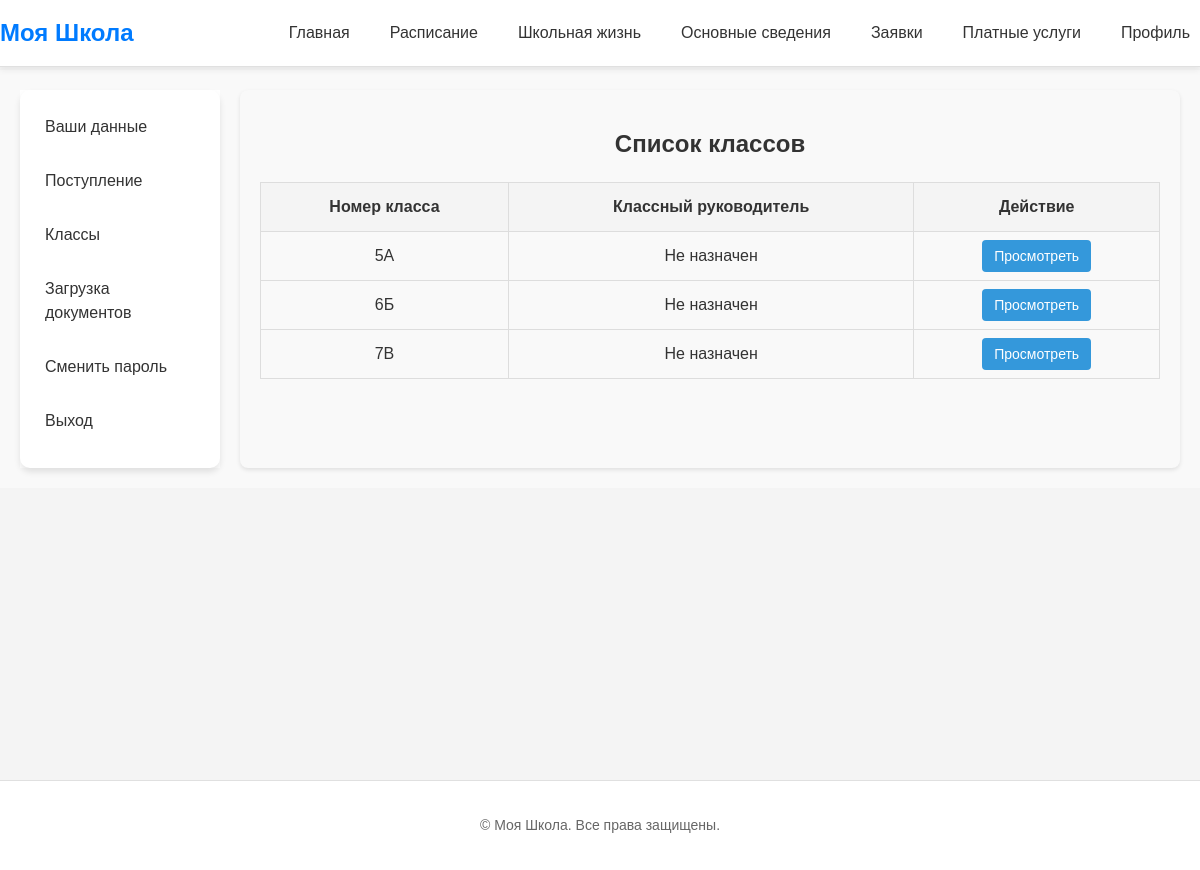
Screenshot of /profile/classroom/ (signed in) with the database file from the repository.
### school/models.py (models this page shows, shortened)
class Class(models.Model):
    name = models.CharField(max_length=10, verbose_name="Класс")
    teacher = models.ForeignKey(
        'Teacher', on_delete=models.SET_NULL, verbose_name="Классный руководитель", blank=True, null=True
    )
    max_students = models.PositiveIntegerField(default=25, verbose_name="Максимальное количество студентов")

### school/views.py (the view)
# urls.py: path('profile/classroom/', views.classroom_list, name='classroom_list'),
@login_required
def classroom_list(request):
    role = access_role(request)[1]
    classrooms = Class.objects.all()
    return render(request, 'profile/classroom_list.html',
                  {'classrooms': classrooms, 'role': role})

### school/views.py (called while the page is built)
def access_role(request):
    if request.user.groups.filter(name='Teachers').exists():
        profile = Teacher.objects.get(user=request.user)
        role = 'Teacher'
    elif request.user.groups.filter(name='Directors').exists():
        profile = Teacher.objects.get(user=request.user)
        role = 'Director'
    elif request.user.groups.filter(name='Managements').exists():
        profile = Teacher.objects.get(user=request.user)
        role = 'Management'
    elif request.user.groups.filter(name='Students').exists():
        profile = Student.objects.get(user=request.user)
        role = 'Student'
    else:
        profile = AdmissionRequest.objects.get(user=request.user)
        role = 'Guest'
    return profile, role

### templates/profile/classroom_list.html
{% extends 'index.html' %}
{% load static %}
{% block extra_css %}
<link rel="stylesheet" href="{% static 'css/profile.css' %}">
{% endblock %}
{% block content %}
    <div class="profile-container">
        {% include 'profile/profile_menu.html' %}
        <div class="classroom-content">
            <h1>Список классов</h1>
            <table>
                <thead>
                <tr>
                    <th>Номер класса</th>
                    <th>Классный руководитель</th>
                    <th>Действие</th>
                </tr>
                </thead>
                <tbody>
                {% for classroom in classrooms %}
                    <tr>
                        <td>{{ classroom.name }}</td>
                        {% if classroom.teacher %}
                            <td>{{ classroom.teacher.last_name }} {{ classroom.teacher.first_name }} {{ classroom.teacher.patronymic }}</td>
                        {% else %}
                            <td>Не назначен</td>
                        {% endif %}
                        <td>
                            <a href="{% url 'classroom_detail' classroom.pk %}" class="classroom-button">Просмотреть</a>
                        </td>
                    </tr>
                {% empty %}
                    <tr>
                        <td colspan="4">Классов нет.</td>
                    </tr>
                {% endfor %}
                </tbody>
            </table>
        </div>
    </div>
{% endblock %}

### static/css/styles.css (style rules this page uses)
body { display: flex; flex-direction: column; min-height: 100vh; margin: 0; font-family: 'Arial', sans-serif; font-size: 16px; line-height: 1.5; color: #333; background-color: #f4f4f4; }
body { padding-top: 70px; }

### static/css/profile.css (style rules this page uses)
.profile-container { display: flex; gap: 20px; padding: 20px; background-color: #f9f9f9; font-family: 'Arial', sans-serif; }
table { width: 100%; border-collapse: collapse; margin-top: 10px; }
table th, table td { border: 1px solid #ddd; padding: 12px; text-align: center; }
table th { background-color: #f4f4f4; color: #333; font-weight: bold; }
table tr:nth-child(even) { background-color: #f9f9f9; }
table a { color: #3498db; text-decoration: none; }
.classroom-content { flex: 1; background-color: #f9f9f9; padding: 20px; border-radius: 8px; box-shadow: 0 2px 4px rgba(0, 0, 0, 0.1); }
.classroom-content h1 { font-size: 24px; margin-bottom: 20px; text-align: center; color: #333; }
.classroom-button { padding: 8px 12px; font-size: 14px; border: none; border-radius: 4px; background-color: #3498db; color: white; cursor: pointer; transition: background-color 0.3s; }

### rows the page displays
Class: name "5А", shows "Не назначен"
Class: name "6Б", shows "Не назначен"
Class: name "7В", shows "Не назначен"
